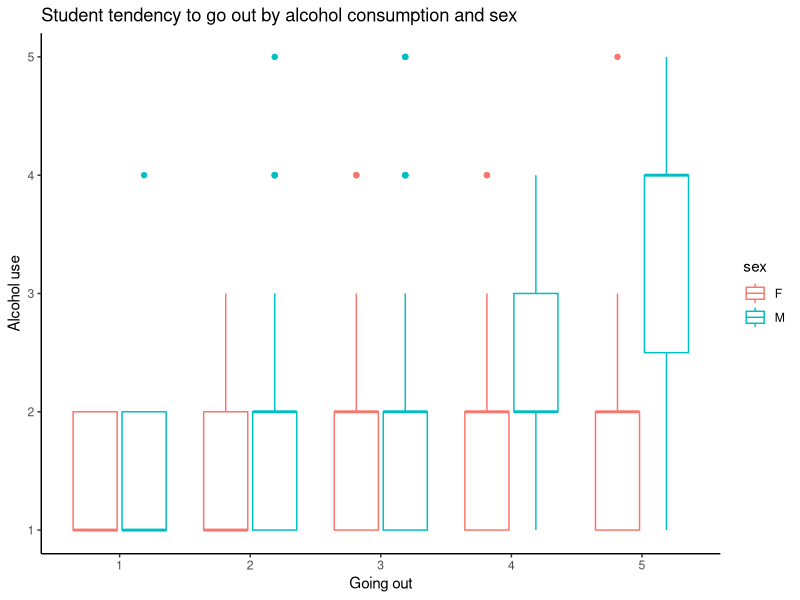
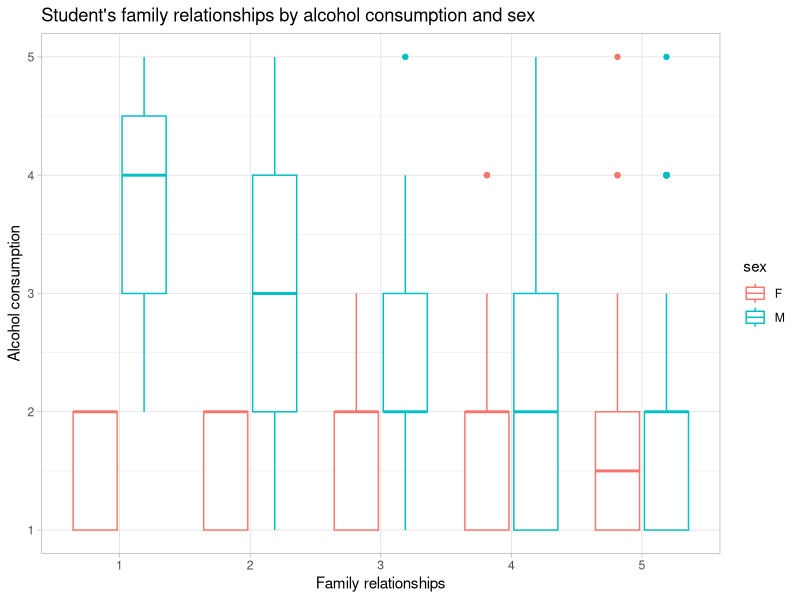
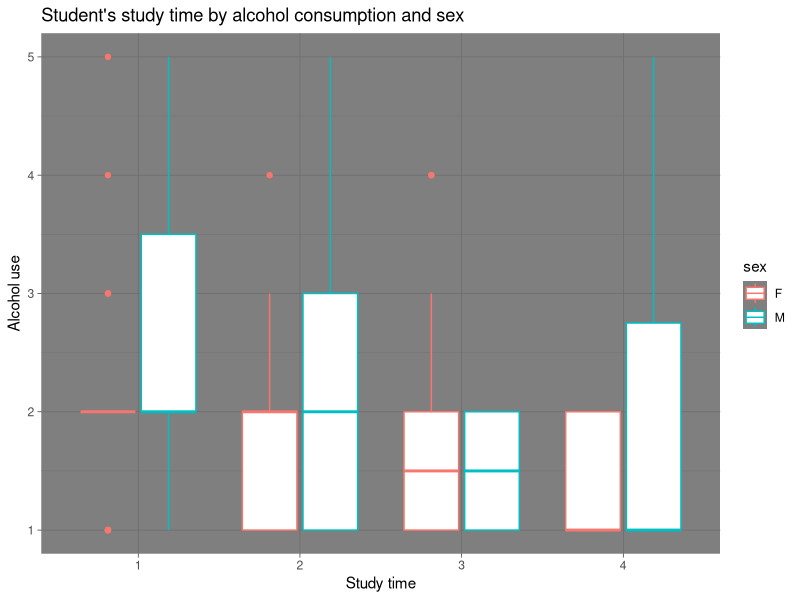
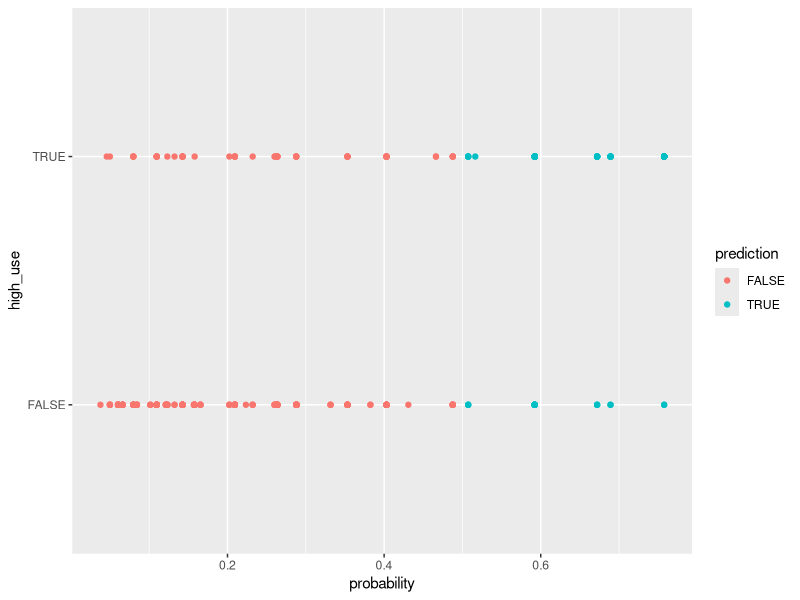

These figures' R source, in order:
## ---- chunk 1
date()
## ---- chunk 2
# Reading the data
alc <- read.csv('data/alc.csv')

# Printing out the names of the variables in the data 
names(alc)

# Looking at the dimensions of the data
dim(alc)
# Looking at the structure of the data
str(alc)
## ---- chunk 3
# Accessing the tidyverse libraries dplyr and ggplot2
library(dplyr) 
library(ggplot2)
## ---- chunk 4
#Producing summary statistics of alcohol use
alc %>% group_by(sex, high_use) %>% summarise(count = n(),mean_alc_use = mean(alc_use))
## ---- chunk 5
# Initializing a plot of alc_use and going out
g2 <- ggplot(alc, aes(y = alc_use, x = factor(goout), col = sex))

# define the plot as a boxplot and draw it
g2 + geom_boxplot() + ggtitle("Student tendency to go out by alcohol consumption and sex") + theme_classic() + xlab('Going out') + ylab('Alcohol use')

## ---- chunk 6
# Initializing a plot of alc_use and family relationships
g2 <- ggplot(alc, aes(x = factor(famrel), y = alc_use, col = sex))

# define the plot as a boxplot and draw it
g2 + geom_boxplot() + ggtitle("Student's family relationships by alcohol consumption and sex") + xlab('Family relationships') + ylab('Alcohol consumption') + theme_light()
## ---- chunk 7
# Initializing a plot of alc_use and study time
g2 <- ggplot(alc, aes(x = factor(studytime), y = alc_use, col = sex))

# define the plot as a boxplot and draw it
g2 + geom_boxplot() + ggtitle("Student's study time by alcohol consumption and sex") + theme_dark() + xlab('Study time') + ylab('Alcohol use')
## ---- chunk 8
# Subsetting initial data frame to include only chosen variables and converting them to factors
alc_subset <- alc %>% select(high_use,sex,goout,famrel,studytime) %>% mutate(high_use = factor(high_use),
sex = factor(sex),
goout = factor(goout),
famrel = factor(famrel),
studytime = factor(studytime))
str(alc_subset)
## ---- chunk 9
# Finding the model with glm()
m <- glm(high_use ~ sex + goout + famrel + studytime, data = alc_subset, family = "binomial")

# Printing out a summary of the model
summary(m)

## ---- chunk 10
# Printing out the coefficients of the model
coef(m)

## ---- chunk 11
# Computing odds ratios (OR)
OR <- coef(m) %>% exp

# Computing confidence intervals (CI)
CI <- confint(m) %>% exp

# Printing out the odds ratios with their confidence intervals
cbind(OR, CI)


## ---- chunk 12

# Fitting the model with glm()
m <- glm(high_use ~ sex + goout + studytime, data = alc_subset, family = "binomial")

# predict() the probability of high_use
probabilities <- predict(m, type = "response")

# Adding the predicted probabilities to 'alc_subset'
alc_subset <- mutate(alc_subset, probability = probabilities)

# Using the probabilities to make a prediction of high_use
alc_subset <- mutate(alc_subset, prediction = probability > 0.5)

# Looking at the last ten original classes, predicted probabilities, and class predictions
tail(alc_subset, 10)

# Tabulating the target variable versus the predictions
table(high_use = alc_subset$high_use, prediction = alc_subset$prediction)
## ---- chunk 13
# Initializing a plot of 'high_use' versus 'probability' in 'alc_subset'
g <- ggplot(alc_subset, aes(x = probability, y = high_use, col = prediction))

# Define the geom as points and draw the plot
g + geom_point()
## ---- chunk 14
# Define a loss function (average prediction error)
loss_func <- function(class, prob) {
  n_wrong <- abs(class - prob) > 0.5
  mean(n_wrong)
}

# Calling loss_func to compute the average number of wrong predictions in the (training) data
# alc_subset$high_use is a factor, therefore it needs to be converted into numeric vector.
# 1 is subracted because as.numeric() function converts True values to 2 and False values to 1
loss_func(class = as.numeric(alc_subset$high_use)-1,prob = alc_subset$probability)



## ---- chunk 15
# Instead of probabilities predicted by the model, random sample of 0's and 1's is generated by sample() function
loss_func(class = as.numeric(alc_subset$high_use)-1,prob = sample(0:1, nrow(alc_subset), replace=T))


## ---- chunk 16
# K-fold cross-validation
library(boot)
cv <- cv.glm(data = alc_subset, cost = loss_func, glmfit = m, K = 10)

# Average number of wrong predictions in the cross validation
cv$delta[1]


